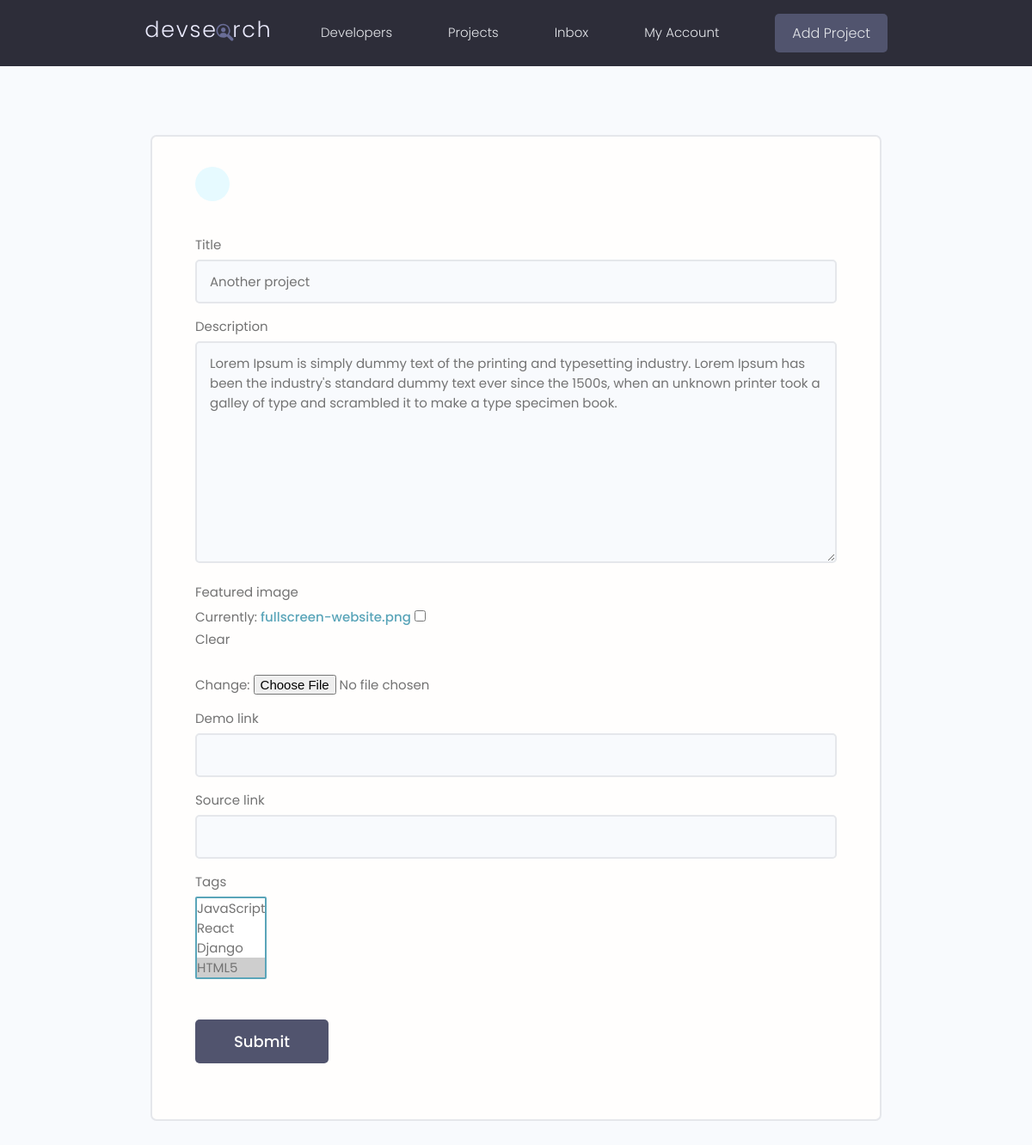
The page /update-project/f82650c6-eaec-4ae1-806e-6754a15be7d8/ on the database as committed earlier.
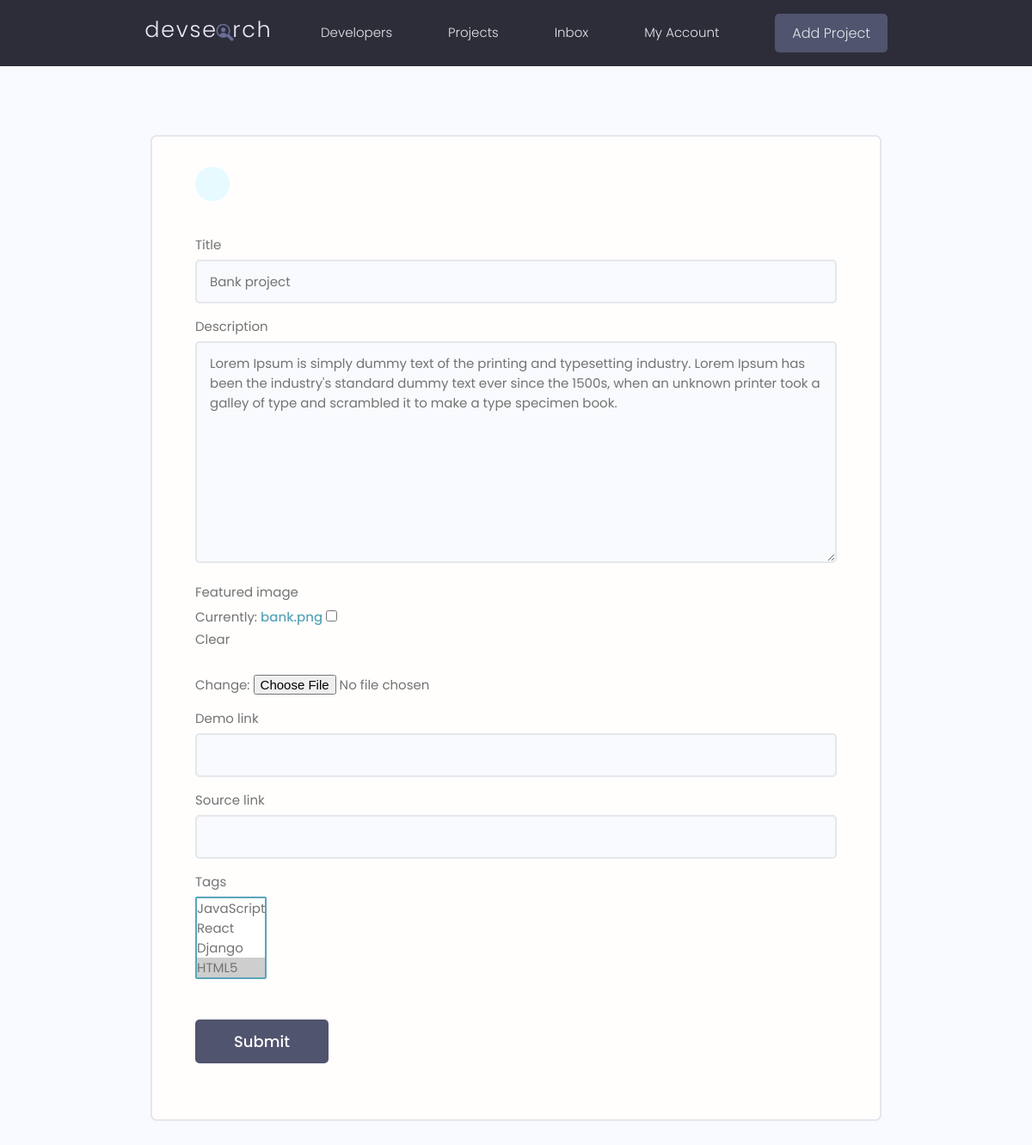
The same page on the database as committed later.
### projects/models.py (models this page shows, shortened)
class Project(models.Model):
    id = models.UUIDField(default=uuid.uuid4, unique=True, primary_key=True, editable=False)
    title = models.CharField(max_length = 200)
    description = models.TextField(null = True, blank=True)
    featured_image = models.ImageField(null=True, blank=True, default="default.jpg")
    demo_link = models.CharField(max_length=1000, null = True, blank=True)
    source_link = models.CharField(max_length=1000, null = True, blank=True)
    vote_total = models.IntegerField(default=0)
    vote_ratio = models.IntegerField(default=0)
    tags = models.ManyToManyField('Tag', blank=True)
    created = models.DateTimeField(auto_now_add=True) #save time once when created
    updated = models.DateTimeField(auto_now=True) #save time every time when updated

### projects/views.py (the view)
# urls.py: path('update-project/<str:pk>/',views.updateProject, name='update-project'),
def updateProject(request, pk):
    context = {}
    project  = Project.objects.get(id=pk)
    form = ProjectForm(instance=project)
    template = 'projects/project-form.html'
    if request.method == 'POST':
        form = ProjectForm(request.POST, request.FILES, instance=project)
        if form.is_valid():
            form.save()
            return redirect('projects')
    context['form'] = form
    return render(request, template, context)

### projects/forms.py
class ProjectForm(ModelForm):
    class Meta:
        model = Project
        fields = '__all__'
        exclude = ['vote_total','vote_ratio']
    def __init__(self, *args, **kwargs):
        super(ProjectForm, self).__init__(*args, **kwargs)
        for key, value in self.fields.items():
            value.widget.attrs.update({'class':'input'})

### projects/models.py (called while the page is built)
    def __str__(self):
        return self.name

### projects/templates/projects/project-form.html (shortened to what this page needs)
{% extends 'main.html' %}
{% block content %}
<main class="formPage my-xl">
    <div class="content-box">
        <div class="formWrapper">
            <a class="backButton" href="#"></a>
            <br>
            <form method="POST" action="" enctype="multipart/form-data">
                {% for field in form %}
                <div class="form__field">
                    <label for="formInput#text">{{field.label}}</label>
                    {{field}}
                </div>
                {%endfor%}
                <input class="btn btn--sub btn--lg  my-md" type="submit" value="Submit" />
            </form>
        </div>
    </div>
</main>
{% endblock content %}

Rows that differ between the two databases and show on the page:
changed Project: title "Another project" → "Bank project"
Other text that changed with them:
text no longer shown: "Currently: fullscreen-website.png Clear Change:"
text now shown: "Currently: bank.png Clear Change:"
